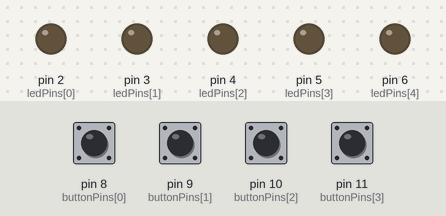
This sketch was run on a simulated Arduino Uno, built with avr-gcc and run on an emulated ATmega328P. Shown: output pins drawn as LEDs (lit = HIGH). Dashed ring = blinking. The test bench sets the inputs (shaded band); at power-on: pin 8 (buttonPins[0]), pin 9 (buttonPins[1]), pin 10 (buttonPins[2]), pin 11 (buttonPins[3]) HIGH.

Above: at 1.2 s.
1.3 s: pin 8 (buttonPins[0]) pulled LOW for 0.15 s
At 2.0 s:
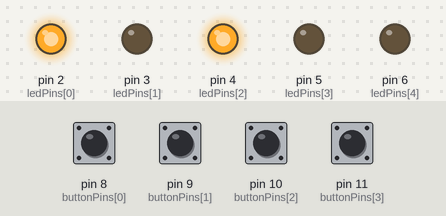
2.9 s: pin 9 (buttonPins[1]) pulled LOW for 0.15 s
At 3.2 s:
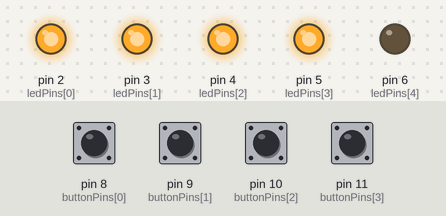
4.5 s: pin 11 (buttonPins[3]) pulled LOW for 0.15 s
At 5.3 s:
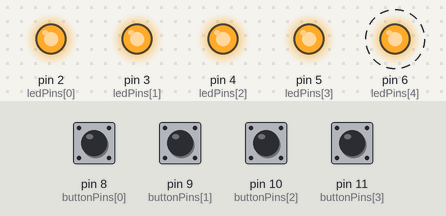
7.6 s: pin 10 (buttonPins[2]) pulled LOW for 0.15 s
At 8.0 s:
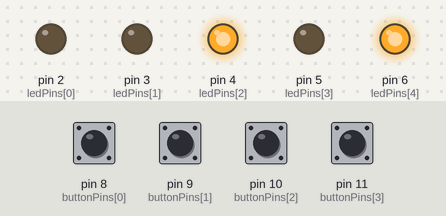
9.2 s: pin 8 (buttonPins[0]) pulled LOW for 1 s
At 10.4 s:
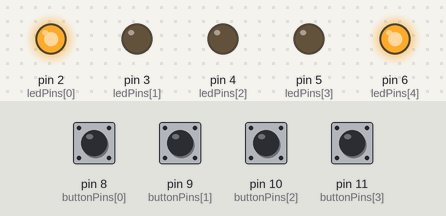
11.7 s: pin 9 (buttonPins[1]) pulled LOW for 1 s
At 12.3 s:
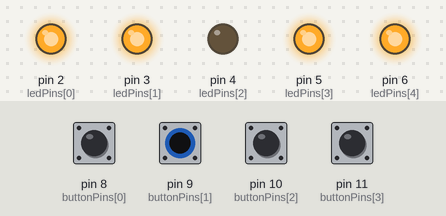
Timing chart, 0 to 14.7 s (numbered marks = the images above; inputs shaded):
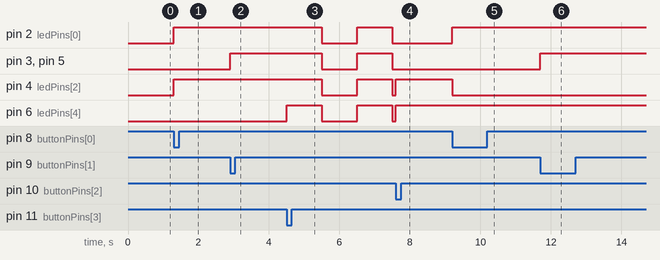

The sketch:

sketch_aug31a.ino
```cpp
// Pin assignments for LEDs
const int ledPins[] = {2, 3, 4, 5, 6};

// Pin assignments for buttons
const int buttonPins[] = {8, 9, 10, 11};

// Button states and last button states for edge detection
int buttonState[] = {0, 0, 0, 0};
int lastButtonState[] = {0, 0, 0, 0};

// LED states (1 = ON, 0 = OFF)
int ledState[] = {0, 0, 0, 0, 0};

void setup() {
  Serial.begin(9600);
  // Initialize LED pins as OUTPUT
  for (int i = 0; i < 5; i++) {
    pinMode(ledPins[i], OUTPUT);
    digitalWrite(ledPins[i], LOW); // Turn LEDs off initially
  }

  // Initialize button pins as INPUT with pullup resistors
  for (int i = 0; i < 4; i++) {
    pinMode(buttonPins[i], INPUT_PULLUP);
  }
}

void loop() {
  // Read button states

  if(ledState[0]== 1 && ledState[1]== 1 && ledState[2]== 1 && ledState[3]== 1 && ledState[4]== 1){
       for (int i = 0; i < 5; i++) {
        digitalWrite(ledPins[i], HIGH); // Turn LEDs off initially
      }
      delay(1000);
       for (int i = 0; i < 5; i++) {
        digitalWrite(ledPins[i], LOW); // Turn LEDs off initially
      }
      delay(1000);
       for (int i = 0; i < 5; i++) {
        digitalWrite(ledPins[i], HIGH); // Turn LEDs off initially
      }
      delay(1000);
       for (int i = 0; i < 5; i++) {
        digitalWrite(ledPins[i], LOW); // Turn LEDs off initially
      }
      for (int i = 0; i < 5; i++) {
        ledState  [i] = 0; // Turn LEDs off initially
      }
    }
  for (int i = 0; i < 4; i++) {
    buttonState[i] = digitalRead(buttonPins[i]);

    // Check if button is pressed (active low)
    if (buttonState[i] == LOW && lastButtonState[i] == HIGH) {
      toggleLEDs(i);  // Toggle LEDs based on button
    }

    // Update the last button state
    lastButtonState[i] = buttonState[i];
  }

  // Update the LEDs
  for (int i = 0; i < 5; i++) {
    digitalWrite(ledPins[i], ledState[i]);
  }
}

// Function to toggle specific LEDs based on which button was pressed
void toggleLEDs(int button) {
  switch (button) {
    case 0:  // Button 1 (pin 8) toggles LEDs 1 and 3
      ledState[0] = !ledState[0];  // Toggle LED 1
      ledState[2] = !ledState[2];  // Toggle LED 3
      break;

    case 1:  // Button 2 (pin 9) toggles LEDs 2 and 4
      ledState[1] = !ledState[1];  // Toggle LED 2
      ledState[3] = !ledState[3];  // Toggle LED 4
      break;

    case 2:  // Button 3 (pin 10) toggles LEDs 3 and 5
      ledState[2] = !ledState[2];  // Toggle LED 3
      ledState[4] = !ledState[4];  // Toggle LED 5
      break;
    case 3:
      ledState[4] = !ledState[4];
      break;
  }
}
```

Measured:
- after the input at 1.3 s, pin 2 (ledPins[0]), pin 4 (ledPins[2]): LOW → HIGH at once
- after the input at 2.9 s, pin 3 (ledPins[1]), pin 5 (ledPins[3]): LOW → HIGH at once
- after the input at 4.5 s, pin 2 (ledPins[0]), pin 3 (ledPins[1]), pin 4 (ledPins[2]), pin 5 (ledPins[3]): HIGH → LOW after 1.0 s, → HIGH 1.0 s later, → LOW 1.0 s later; pin 6 (ledPins[4]): alternates HIGH for 1.0 s and LOW for 1.0 s, starting at once
- after the input at 7.6 s, pin 4 (ledPins[2]), pin 6 (ledPins[4]): LOW → HIGH at once
- after the input at 9.2 s, pin 2 (ledPins[0]): LOW → HIGH at once; pin 4 (ledPins[2]): HIGH → LOW at once
- after the input at 11.7 s, pin 3 (ledPins[1]), pin 5 (ledPins[3]): LOW → HIGH at once
